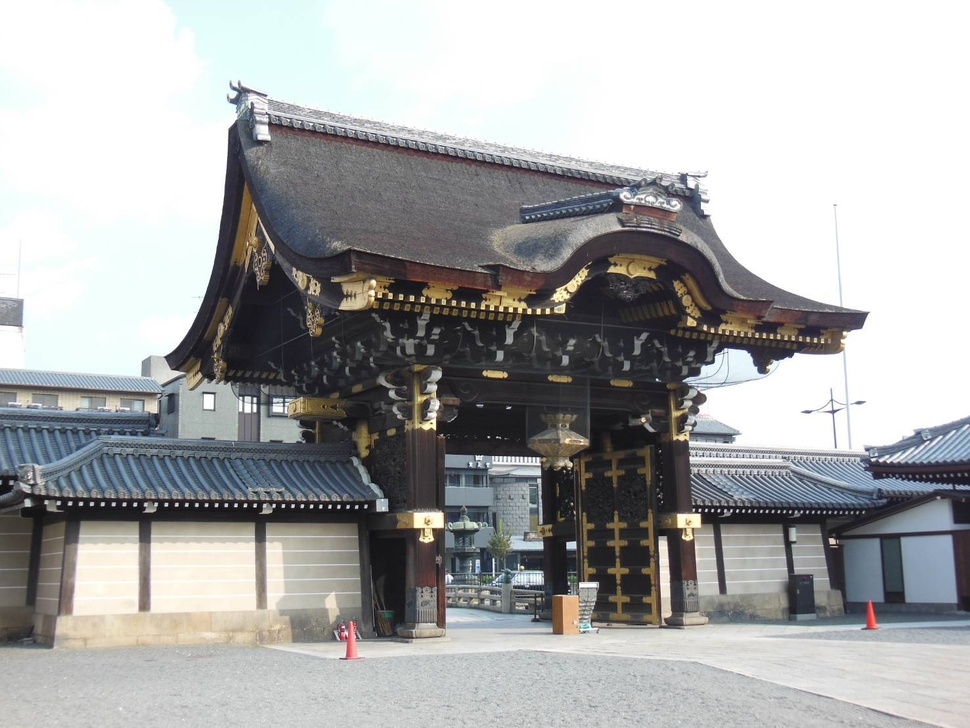
//> input picture Filtering/Input/building.jpg, 970 x 728 px, shrunk from 1477 x 1108 before the run
$ ./DilateErode   (built with g++ and OpenCV 4)
//> lines starting //> are read from the running program, lines starting //| are printed output that depends on the picture
/*
void dilate(const Mat& src, Mat& dst, const Mat& element, Point anchor=Point(-1, -1), int iterations=1, int borderType=BORDER_CONSTANT, const
element – 膨張に用いられる構造要素． element=Mat() の場合， 3\times 3 の矩形構造要素が用いられます．
anchor – 構造要素内のアンカー位置．デフォルト値の (-1, -1) は，アンカーが構造要素の中心にあることを意味します．
iterations – 膨張が行われる回数．
borderType – ピクセル外挿手法． borderInterpolate() を参照してください．
borderValue – 定数境界モードで利用されるピクセル値．デフォルト値は特別な意味を持ちます
ピクセル近傍領域の形状を決定し，そこから最大値を取り出すような指定構造要素を用いて，入力画像の膨張を行う
この関数は，置換モードをサポートします．
膨張は複数（ iterations ）回適用可
マルチチャンネル画像の場合，各チャンネルは個別に処理
*/

/*
void erode(const Mat& src, Mat& dst, const Mat& element, Point anchor=Point(-1, -1), int iterations=1, int borderType=BORDER_CONSTANT, const
ピクセル近傍領域の形状を決定し，そこから最小値を取り出すような指定構造要素を用いて，入力画像の収縮
*/
#include <opencv2/opencv.hpp>
#include <string>


int main() {

	cv::Mat img;
	cv::imread("../../Input/building.jpg", cv::IMREAD_GRAYSCALE).copyTo(img);
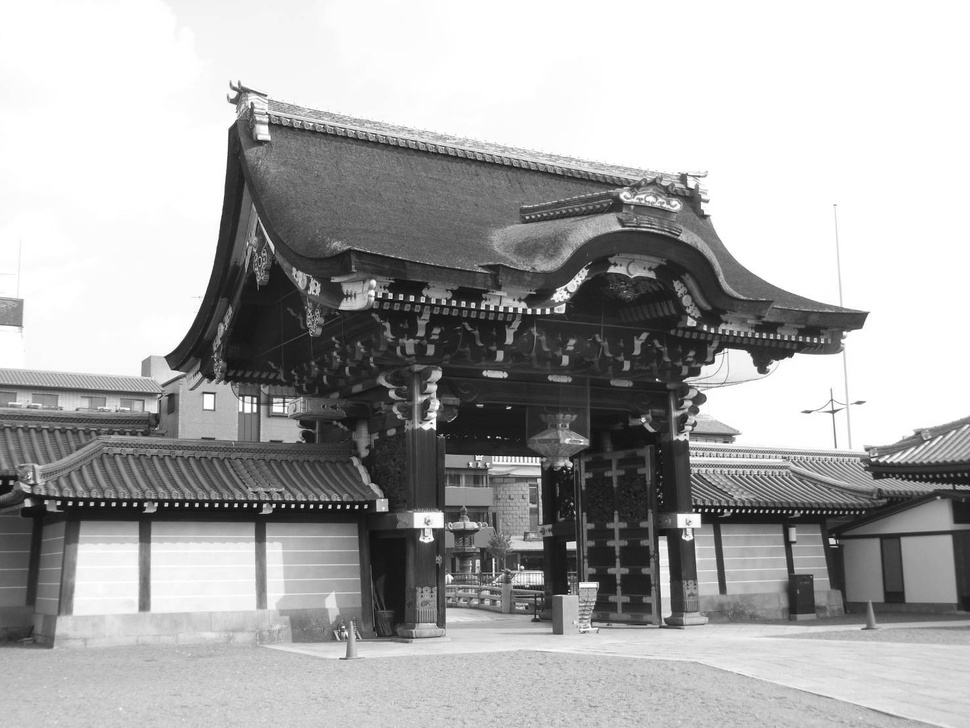
//> img: 728 rows x 970 cols, CV_8UC1; min 0, max 255, mean 168.2
	if (img.empty())
	{
		throw std::runtime_error("Failed to open image");
	}

	int DIL_CNT = 2;
	int ERO_CNT = 2;
	cv::Mat dst1, dst2;
	cv::dilate(img, dst1, cv::Mat(), cv::Point(-1, -1), DIL_CNT);
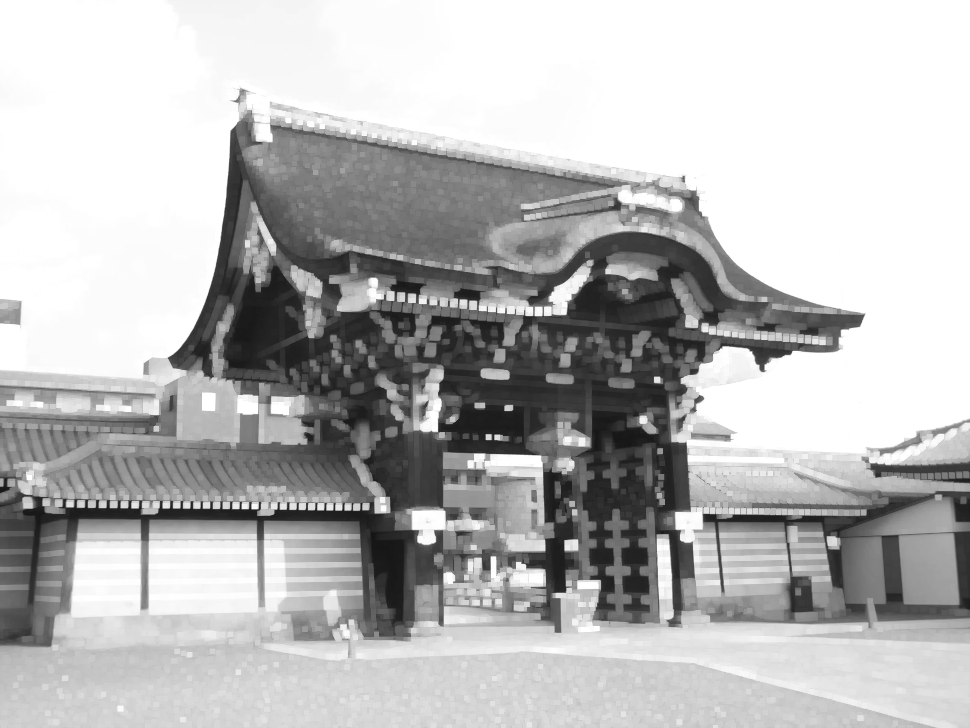
//> dst1: 728 rows x 970 cols, CV_8UC1; min 20, max 255, mean 185
	cv::erode(dst1, dst2, cv::Mat(), cv::Point(-1, -1), ERO_CNT);
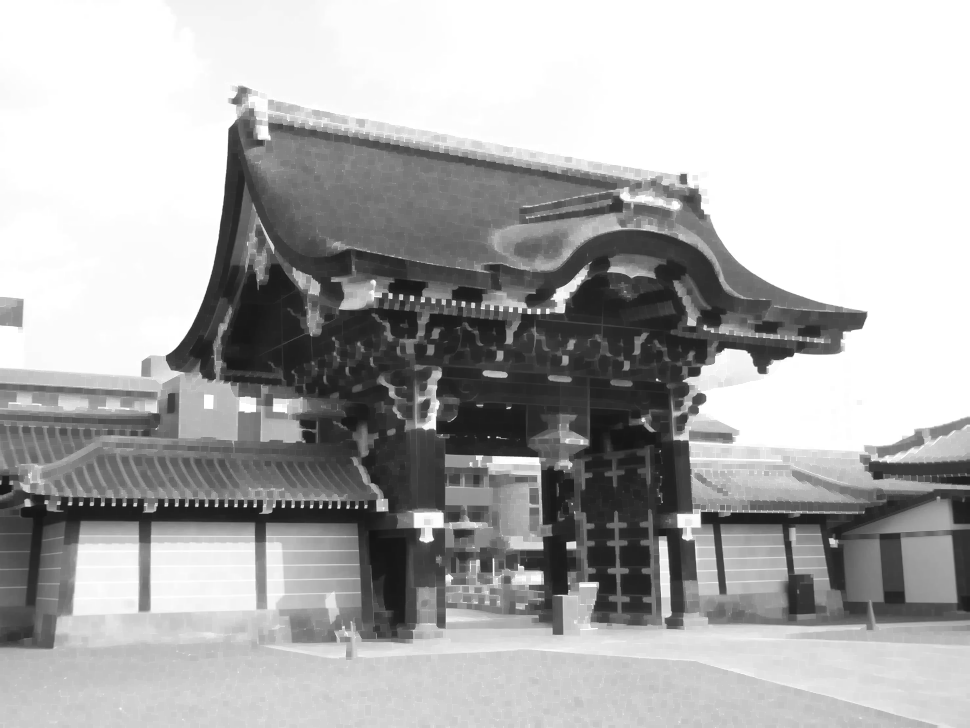
//> dst2: 728 rows x 970 cols, CV_8UC1; min 20, max 255, mean 173.9
	cv::imwrite("../../Output/DilateErode/closing_" + std::to_string(DIL_CNT) + "_" + std::to_string(ERO_CNT) + ".jpg", dst2);
	cv::Mat dst3, dst4;
	cv::erode(img, dst3, cv::Mat(), cv::Point(-1, -1), DIL_CNT);
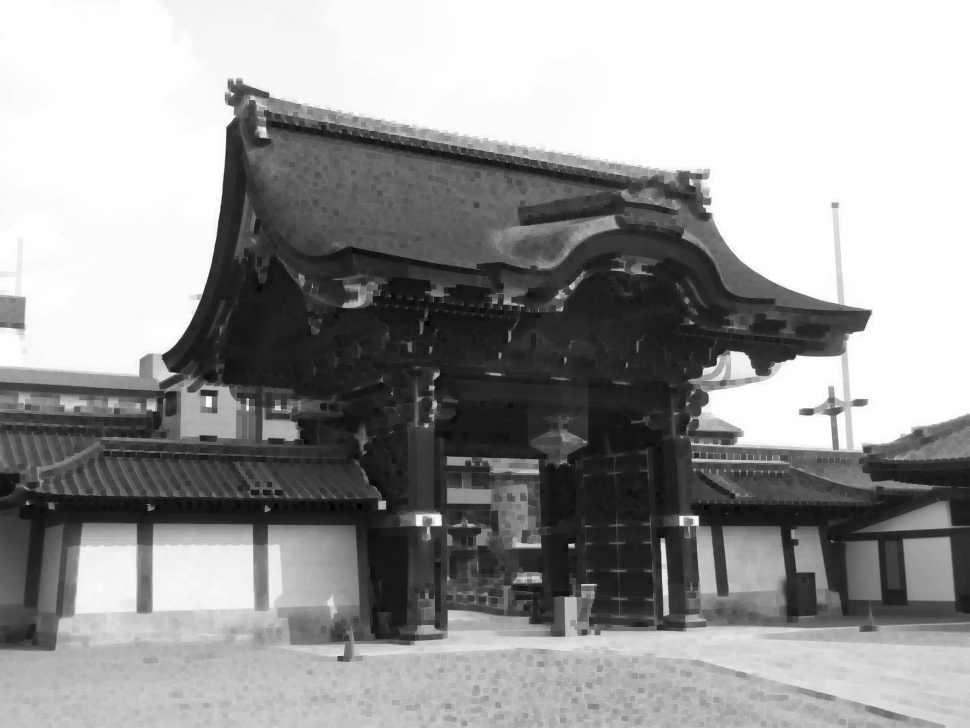
//> dst3: 728 rows x 970 cols, CV_8UC1; min 0, max 255, mean 152.9
	cv::dilate(dst3, dst4, cv::Mat(), cv::Point(-1, -1), ERO_CNT);
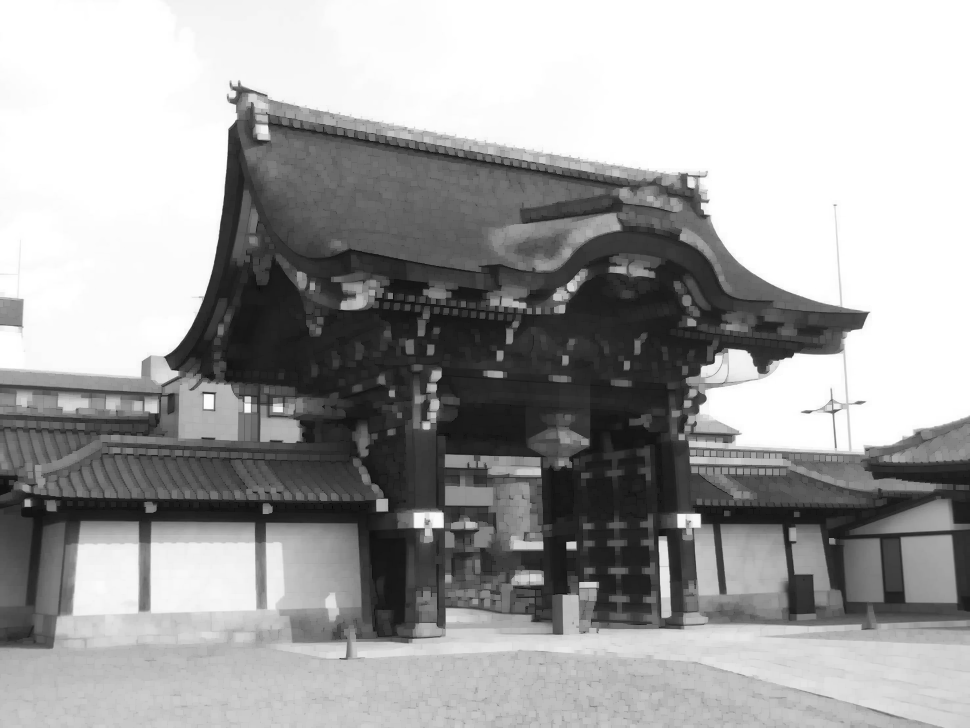
//> dst4: 728 rows x 970 cols, CV_8UC1; min 0, max 255, mean 162.2
	cv::imwrite("../../Output/DilateErode/opening_" + std::to_string(DIL_CNT) + "_" + std::to_string(ERO_CNT) + ".jpg", dst4);

	cv::Mat dst5, dst6, dst7;
	cv::erode(img, dst5, cv::Mat(), cv::Point(-1, -1), 1);
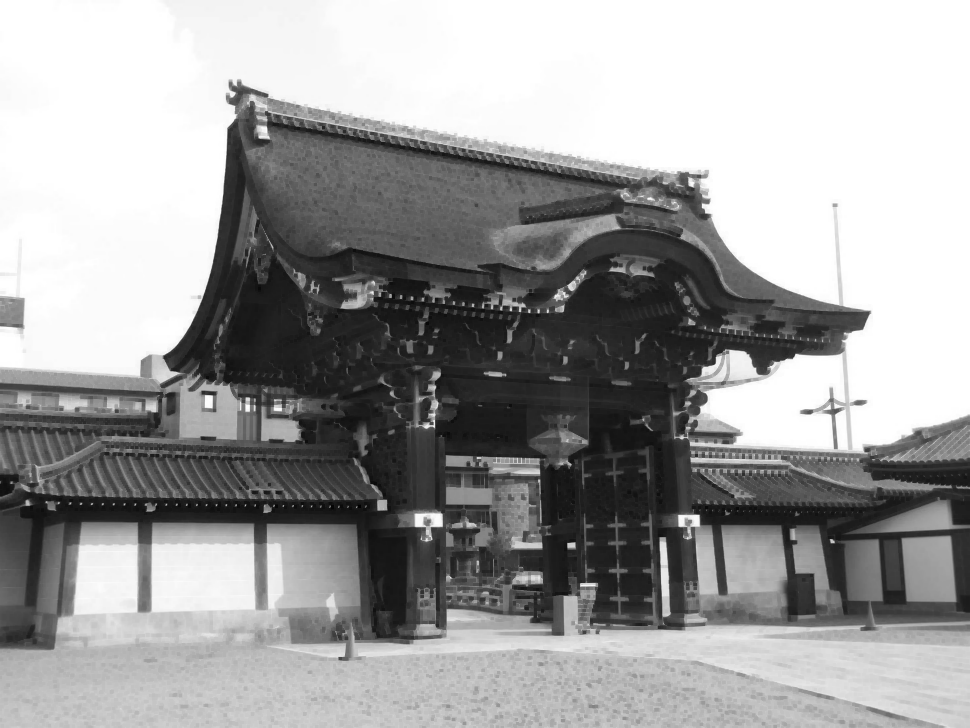
//> dst5: 728 rows x 970 cols, CV_8UC1; min 0, max 255, mean 158.6
	cv::dilate(dst3, dst6, cv::Mat(), cv::Point(-1, -1), ERO_CNT);
	cv::erode(img, dst5, cv::Mat(), cv::Point(-1, -1), 1);
	cv::imwrite("../../Output/DilateErode/app_" + std::to_string(DIL_CNT) + "_" + std::to_string(ERO_CNT) + ".jpg", dst4);
	return 0;
}

$ run again, with Filtering/Input/flower.jpg copied over Filtering/Input/building.jpg
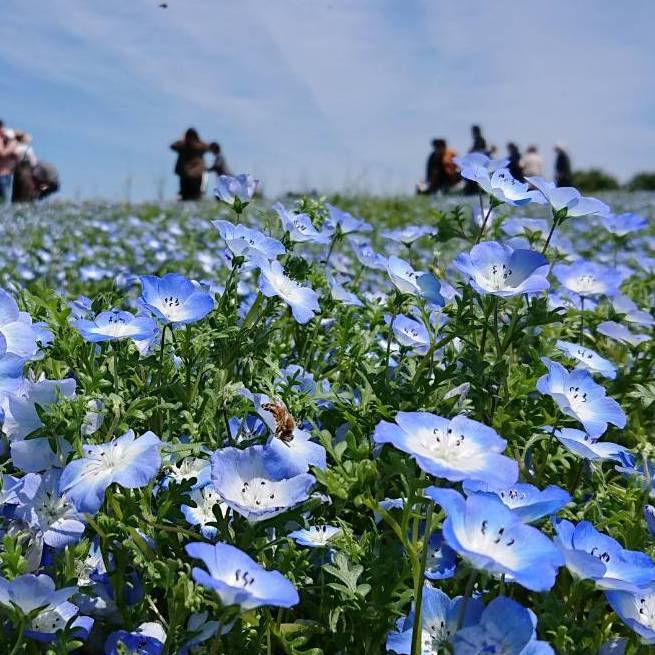
//> input picture Filtering/Input/flower.jpg, 655 x 655 px
//> `cv::erode(dst1, dst2, cv::Mat(), cv::Point(-1, -1), ERO_CNT);`:
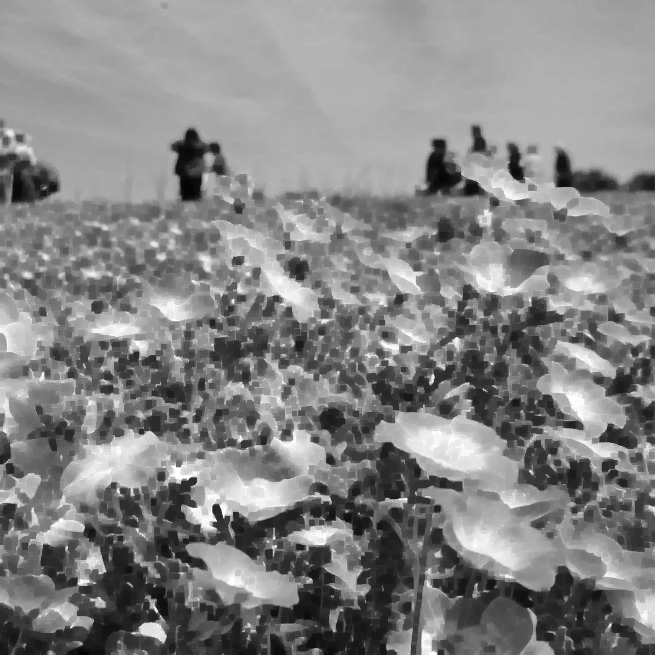
//> dst2: 655 rows x 655 cols, CV_8UC1; min 5, max 255, mean 132.2
//> `cv::erode(img, dst5, cv::Mat(), cv::Point(-1, -1), 1);`:
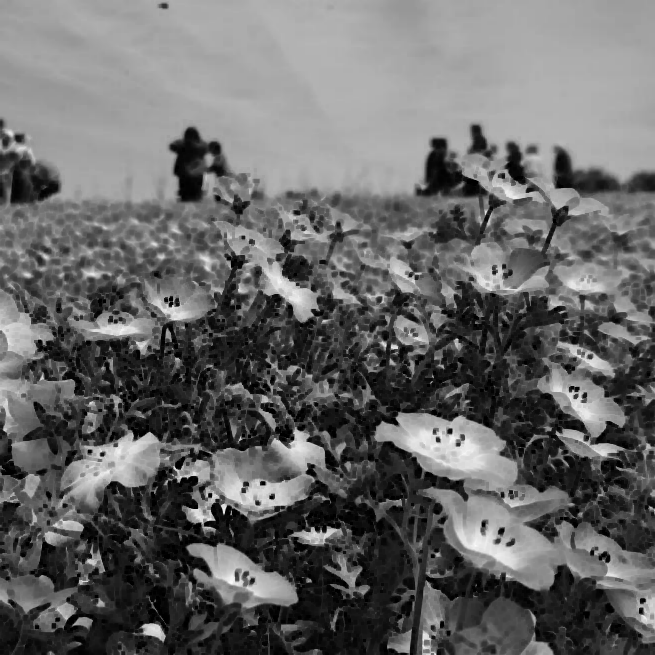
//> dst5: 655 rows x 655 cols, CV_8UC1; min 0, max 251, mean 103.1
